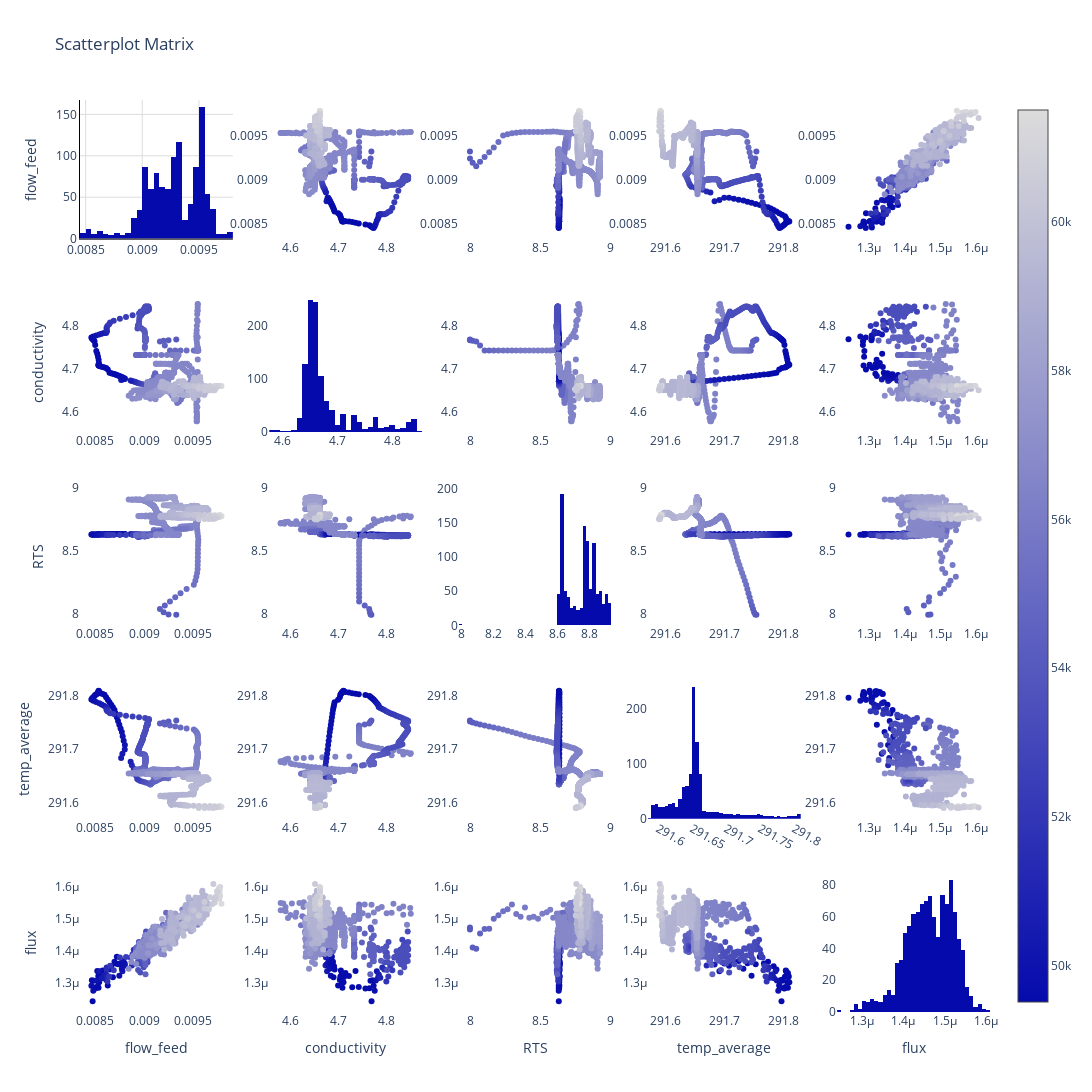

Here is the notebook cell this chart was saved with:
### Code cell
# Scaterplot matrix of the data

fig = ff.create_scatterplotmatrix(df, diag='histogram',index="TMP_average" ,colormap='Blues', height=1200, width=1200)



fig.layout.yaxis.gridcolor = "#DBDDDB"
fig.layout.xaxis.gridcolor = "#DBDDDB"
fig.layout.yaxis.linecolor = "#000000"
fig.layout.xaxis.linecolor = "#000000"
fig.layout.plot_bgcolor = "#ffffff"
fig.show()

### Figure 1 — Plotly figure (JSON) as saved in the notebook; plotly's stock layout.template omitted (floating-point values rounded to 4 significant figures; data arrays with more than 128 entries replaced by an {"elided": "..."} marker saying what was removed)
{"data": [{"marker": {"color": "rgb(5, 10, 172)"}, "showlegend": false, "type": "histogram", "x": {"elided": "1100 float values"}, "xaxis": "x", "yaxis": "y"}, {"marker": {"color": {"elided": "1100 float values"}, "colorscale": [[0, "rgb(5, 10, 172)"], [1, "rgb(220, 220, 220)"]], "showscale": true, "size": 6}, "mode": "markers", "showlegend": false, "type": "scatter", "x": {"elided": "1100 float values"}, "xaxis": "x2", "y": {"elided": "1100 float values"}, "yaxis": "y2"}, {"marker": {"color": {"elided": "1100 float values"}, "colorscale": [[0, "rgb(5, 10, 172)"], [1, "rgb(220, 220, 220)"]], "showscale": false, "size": 6}, "mode": "markers", "showlegend": false, "type": "scatter", "x": {"elided": "1100 float values"}, "xaxis": "x3", "y": {"elided": "1100 float values"}, "yaxis": "y3"}, {"marker": {"color": {"elided": "1100 float values"}, "colorscale": [[0, "rgb(5, 10, 172)"], [1, "rgb(220, 220, 220)"]], "showscale": false, "size": 6}, "mode": "markers", "showlegend": false, "type": "scatter", "x": {"elided": "1100 float values"}, "xaxis": "x4", "y": {"elided": "1100 float values"}, "yaxis": "y4"}, {"marker": {"color": {"elided": "1100 float values"}, "colorscale": [[0, "rgb(5, 10, 172)"], [1, "rgb(220, 220, 220)"]], "showscale": false, "size": 6}, "mode": "markers", "showlegend": false, "type": "scatter", "x": {"elided": "1100 float values"}, "xaxis": "x5", "y": {"elided": "1100 float values"}, "yaxis": "y5"}, {"marker": {"color": {"elided": "1100 float values"}, "colorscale": [[0, "rgb(5, 10, 172)"], [1, "rgb(220, 220, 220)"]], "showscale": false, "size": 6}, "mode": "markers", "showlegend": false, "type": "scatter", "x": {"elided": "1100 float values"}, "xaxis": "x6", "y": {"elided": "1100 float values"}, "yaxis": "y6"}, {"marker": {"color": "rgb(5, 10, 172)"}, "showlegend": false, "type": "histogram", "x": {"elided": "1100 float values"}, "xaxis": "x7", "yaxis": "y7"}, {"marker": {"color": {"elided": "1100 float values"}, "colorscale": [[0, "rgb(5, 10, 172)"], [1, "rgb(220, 220, 220)"]], "showscale": false, "size": 6}, "mode": "markers", "showlegend": false, "type": "scatter", "x": {"elided": "1100 float values"}, "xaxis": "x8", "y": {"elided": "1100 float values"}, "yaxis": "y8"}, {"marker": {"color": {"elided": "1100 float values"}, "colorscale": [[0, "rgb(5, 10, 172)"], [1, "rgb(220, 220, 220)"]], "showscale": false, "size": 6}, "mode": "markers", "showlegend": false, "type": "scatter", "x": {"elided": "1100 float values"}, "xaxis": "x9", "y": {"elided": "1100 float values"}, "yaxis": "y9"}, {"marker": {"color": {"elided": "1100 float values"}, "colorscale": [[0, "rgb(5, 10, 172)"], [1, "rgb(220, 220, 220)"]], "showscale": false, "size": 6}, "mode": "markers", "showlegend": false, "type": "scatter", "x": {"elided": "1100 float values"}, "xaxis": "x10", "y": {"elided": "1100 float values"}, "yaxis": "y10"}, {"marker": {"color": {"elided": "1100 float values"}, "colorscale": [[0, "rgb(5, 10, 172)"], [1, "rgb(220, 220, 220)"]], "showscale": false, "size": 6}, "mode": "markers", "showlegend": false, "type": "scatter", "x": {"elided": "1100 float values"}, "xaxis": "x11", "y": {"elided": "1100 float values"}, "yaxis": "y11"}, {"marker": {"color": {"elided": "1100 float values"}, "colorscale": [[0, "rgb(5, 10, 172)"], [1, "rgb(220, 220, 220)"]], "showscale": false, "size": 6}, "mode": "markers", "showlegend": false, "type": "scatter", "x": {"elided": "1100 float values"}, "xaxis": "x12", "y": {"elided": "1100 float values"}, "yaxis": "y12"}, {"marker": {"color": "rgb(5, 10, 172)"}, "showlegend": false, "type": "histogram", "x": {"elided": "1100 float values"}, "xaxis": "x13", "yaxis": "y13"}, {"marker": {"color": {"elided": "1100 float values"}, "colorscale": [[0, "rgb(5, 10, 172)"], [1, "rgb(220, 220, 220)"]], "showscale": false, "size": 6}, "mode": "markers", "showlegend": false, "type": "scatter", "x": {"elided": "1100 float values"}, "xaxis": "x14", "y": {"elided": "1100 float values"}, "yaxis": "y14"}, {"marker": {"color": {"elided": "1100 float values"}, "colorscale": [[0, "rgb(5, 10, 172)"], [1, "rgb(220, 220, 220)"]], "showscale": false, "size": 6}, "mode": "markers", "showlegend": false, "type": "scatter", "x": {"elided": "1100 float values"}, "xaxis": "x15", "y": {"elided": "1100 float values"}, "yaxis": "y15"}, {"marker": {"color": {"elided": "1100 float values"}, "colorscale": [[0, "rgb(5, 10, 172)"], [1, "rgb(220, 220, 220)"]], "showscale": false, "size": 6}, "mode": "markers", "showlegend": false, "type": "scatter", "x": {"elided": "1100 float values"}, "xaxis": "x16", "y": {"elided": "1100 float values"}, "yaxis": "y16"}, {"marker": {"color": {"elided": "1100 float values"}, "colorscale": [[0, "rgb(5, 10, 172)"], [1, "rgb(220, 220, 220)"]], "showscale": false, "size": 6}, "mode": "markers", "showlegend": false, "type": "scatter", "x": {"elided": "1100 float values"}, "xaxis": "x17", "y": {"elided": "1100 float values"}, "yaxis": "y17"}, {"marker": {"color": {"elided": "1100 float values"}, "colorscale": [[0, "rgb(5, 10, 172)"], [1, "rgb(220, 220, 220)"]], "showscale": false, "size": 6}, "mode": "markers", "showlegend": false, "type": "scatter", "x": {"elided": "1100 float values"}, "xaxis": "x18", "y": {"elided": "1100 float values"}, "yaxis": "y18"}, {"marker": {"color": "rgb(5, 10, 172)"}, "showlegend": false, "type": "histogram", "x": {"elided": "1100 float values"}, "xaxis": "x19", "yaxis": "y19"}, {"marker": {"color": {"elided": "1100 float values"}, "colorscale": [[0, "rgb(5, 10, 172)"], [1, "rgb(220, 220, 220)"]], "showscale": false, "size": 6}, "mode": "markers", "showlegend": false, "type": "scatter", "x": {"elided": "1100 float values"}, "xaxis": "x20", "y": {"elided": "1100 float values"}, "yaxis": "y20"}, {"marker": {"color": {"elided": "1100 float values"}, "colorscale": [[0, "rgb(5, 10, 172)"], [1, "rgb(220, 220, 220)"]], "showscale": false, "size": 6}, "mode": "markers", "showlegend": false, "type": "scatter", "x": {"elided": "1100 float values"}, "xaxis": "x21", "y": {"elided": "1100 float values"}, "yaxis": "y21"}, {"marker": {"color": {"elided": "1100 float values"}, "colorscale": [[0, "rgb(5, 10, 172)"], [1, "rgb(220, 220, 220)"]], "showscale": false, "size": 6}, "mode": "markers", "showlegend": false, "type": "scatter", "x": {"elided": "1100 float values"}, "xaxis": "x22", "y": {"elided": "1100 float values"}, "yaxis": "y22"}, {"marker": {"color": {"elided": "1100 float values"}, "colorscale": [[0, "rgb(5, 10, 172)"], [1, "rgb(220, 220, 220)"]], "showscale": false, "size": 6}, "mode": "markers", "showlegend": false, "type": "scatter", "x": {"elided": "1100 float values"}, "xaxis": "x23", "y": {"elided": "1100 float values"}, "yaxis": "y23"}, {"marker": {"color": {"elided": "1100 float values"}, "colorscale": [[0, "rgb(5, 10, 172)"], [1, "rgb(220, 220, 220)"]], "showscale": false, "size": 6}, "mode": "markers", "showlegend": false, "type": "scatter", "x": {"elided": "1100 float values"}, "xaxis": "x24", "y": {"elided": "1100 float values"}, "yaxis": "y24"}, {"marker": {"color": "rgb(5, 10, 172)"}, "showlegend": false, "type": "histogram", "x": {"elided": "1100 float values"}, "xaxis": "x25", "yaxis": "y25"}], "layout": {"barmode": "stack", "height": 1200, "plot_bgcolor": "#ffffff", "showlegend": true, "title": {"text": "Scatterplot Matrix"}, "width": 1200, "xaxis": {"anchor": "y", "domain": [0, 0.168], "gridcolor": "#DBDDDB", "linecolor": "#000000"}, "xaxis10": {"anchor": "y10", "domain": [0.832, 1]}, "xaxis11": {"anchor": "y11", "domain": [0, 0.168]}, "xaxis12": {"anchor": "y12", "domain": [0.208, 0.376]}, "xaxis13": {"anchor": "y13", "domain": [0.416, 0.584]}, "xaxis14": {"anchor": "y14", "domain": [0.624, 0.792]}, "xaxis15": {"anchor": "y15", "domain": [0.832, 1]}, "xaxis16": {"anchor": "y16", "domain": [0, 0.168]}, "xaxis17": {"anchor": "y17", "domain": [0.208, 0.376]}, "xaxis18": {"anchor": "y18", "domain": [0.416, 0.584]}, "xaxis19": {"anchor": "y19", "domain": [0.624, 0.792]}, "xaxis2": {"anchor": "y2", "domain": [0.208, 0.376]}, "xaxis20": {"anchor": "y20", "domain": [0.832, 1]}, "xaxis21": {"anchor": "y21", "domain": [0, 0.168], "title": {"text": "flow_feed"}}, "xaxis22": {"anchor": "y22", "domain": [0.208, 0.376], "title": {"text": "conductivity"}}, "xaxis23": {"anchor": "y23", "domain": [0.416, 0.584], "title": {"text": "RTS"}}, "xaxis24": {"anchor": "y24", "domain": [0.624, 0.792], "title": {"text": "temp_average"}}, "xaxis25": {"anchor": "y25", "domain": [0.832, 1], "title": {"text": "flux"}}, "xaxis3": {"anchor": "y3", "domain": [0.416, 0.584]}, "xaxis4": {"anchor": "y4", "domain": [0.624, 0.792]}, "xaxis5": {"anchor": "y5", "domain": [0.832, 1]}, "xaxis6": {"anchor": "y6", "domain": [0, 0.168]}, "xaxis7": {"anchor": "y7", "domain": [0.208, 0.376]}, "xaxis8": {"anchor": "y8", "domain": [0.416, 0.584]}, "xaxis9": {"anchor": "y9", "domain": [0.624, 0.792]}, "yaxis": {"anchor": "x", "domain": [0.848, 1], "gridcolor": "#DBDDDB", "linecolor": "#000000", "title": {"text": "flow_feed"}}, "yaxis10": {"anchor": "x10", "domain": [0.636, 0.788]}, "yaxis11": {"anchor": "x11", "domain": [0.424, 0.576], "title": {"text": "RTS"}}, "yaxis12": {"anchor": "x12", "domain": [0.424, 0.576]}, "yaxis13": {"anchor": "x13", "domain": [0.424, 0.576]}, "yaxis14": {"anchor": "x14", "domain": [0.424, 0.576]}, "yaxis15": {"anchor": "x15", "domain": [0.424, 0.576]}, "yaxis16": {"anchor": "x16", "domain": [0.212, 0.364], "title": {"text": "temp_average"}}, "yaxis17": {"anchor": "x17", "domain": [0.212, 0.364]}, "yaxis18": {"anchor": "x18", "domain": [0.212, 0.364]}, "yaxis19": {"anchor": "x19", "domain": [0.212, 0.364]}, "yaxis2": {"anchor": "x2", "domain": [0.848, 1]}, "yaxis20": {"anchor": "x20", "domain": [0.212, 0.364]}, "yaxis21": {"anchor": "x21", "domain": [0, 0.152], "title": {"text": "flux"}}, "yaxis22": {"anchor": "x22", "domain": [0, 0.152]}, "yaxis23": {"anchor": "x23", "domain": [0, 0.152]}, "yaxis24": {"anchor": "x24", "domain": [0, 0.152]}, "yaxis25": {"anchor": "x25", "domain": [0, 0.152]}, "yaxis3": {"anchor": "x3", "domain": [0.848, 1]}, "yaxis4": {"anchor": "x4", "domain": [0.848, 1]}, "yaxis5": {"anchor": "x5", "domain": [0.848, 1]}, "yaxis6": {"anchor": "x6", "domain": [0.636, 0.788], "title": {"text": "conductivity"}}, "yaxis7": {"anchor": "x7", "domain": [0.636, 0.788]}, "yaxis8": {"anchor": "x8", "domain": [0.636, 0.788]}, "yaxis9": {"anchor": "x9", "domain": [0.636, 0.788]}}}
